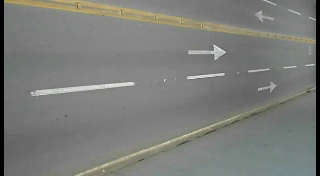
//> input picture frame 37 of images/video.avi, 320 x 176 px
$ ./main084   (built with g++ and OpenCV 4)
//> lines starting //> are read from the running program, lines starting //| are printed output that depends on the picture; after the words box and inside, x2 and y2 are one past the last pixel; in counts of white or black regions, pixels touching at a corner belong together
/*
视频分析 - 移动对象的KLT光流跟踪算法

光流跟踪方法分为稠密光流跟踪与稀疏光流跟踪算法，KLT是稀疏光流跟踪算法，这个算法最早是由Bruce D. Lucas and Takeo Kanade两位作者提出来的，所以又被称为KLT。稀疏光流算法工作有三个假设前提条件：
-	亮度恒定
-	短距离移动
-	空间一致性

OpenCV中KLT算法API及其参数解释如下：
void cv::calcOpticalFlowPyrLK(
	InputArray 	prevImg, // 前一帧图像
	InputArray 	nextImg, // 后一帧图像
	InputArray 	prevPts, // 前一帧的稀疏光流点
	InputOutputArray 	nextPts, // 后一帧光流点
	OutputArray 	status, // 输出状态，1 表示正常该点保留，否则丢弃
	OutputArray 	err, // 表示错误
	Size winSize = Size(21, 21), // 光流法对象窗口大小
	int maxLevel = 3, // 金字塔层数，0表示只检测当前图像，不构建金字塔图像
	TermCriteria 	criteria = TermCriteria(TermCriteria::COUNT+TermCriteria::EPS, 30, 0.01), // 窗口搜索时候停止条件
	int flags = 0, // 操作标志
	double 	minEigThreshold = 1e-4 // 最小特征值响应，低于最小值不做处理
)

PS:明天介绍如何绘制跟踪轨迹与删除静止点！
*/

#include <opencv2/opencv.hpp>
#include <iostream>

using namespace cv;
using namespace std;
vector<Point2f> featurePoints;
RNG rng(5000);
int main(int argc, char** argv) {
	VideoCapture capture("../images/video.avi");


	double qualityLevel = 0.01;
	int minDistance = 10;
	int blockSize = 3;
	bool useHarrisDetector = false;
	double k = 0.04;
	int maxCorners = 100;
	Mat frame, gray;

	vector<Point2f> pts[2];
	vector<uchar> status;
	vector<float> err;
	TermCriteria criteria = TermCriteria(TermCriteria::COUNT + TermCriteria::EPS, 30, 0.01);
	double derivlambda = 0.5;
	int flags = 0;

	// detect first frame and find corners in it
	Mat old_frame, old_gray;
	capture.read(old_frame);
//> old_frame is the input picture: 176 rows x 320 cols, CV_8UC3; mean B, G, R 121, 124.5, 123.3
	cvtColor(old_frame, old_gray, COLOR_BGR2GRAY);
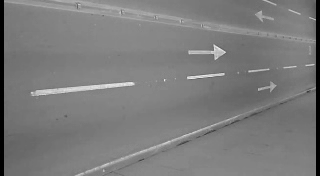
//> old_gray: 176 rows x 320 cols, CV_8UC1; min 0, max 238, mean 123.7
	goodFeaturesToTrack(old_gray, featurePoints, maxCorners, qualityLevel, minDistance, Mat(), blockSize, useHarrisDetector, k);
//> featurePoints = 69 Points (x, y), first 12: [225, 52], [314, 19], [187, 77], [213, 50], [224, 74], [31, 92], [258, 89], [314, 64], [133, 83], [164, 80], [248, 71], [189, 53]
	pts[0].insert(pts[0].end(), featurePoints.begin(), featurePoints.end());
//> pts = 2 items
	int width = capture.get(CAP_PROP_FRAME_WIDTH);
	int height = capture.get(CAP_PROP_FRAME_HEIGHT);
	Rect roi(0, 0, width, height);

	while (true) {
		bool ret = capture.read(frame);
		if (!ret) break;
		imshow("frame", frame);
		roi.x = 0;
		cvtColor(frame, gray, COLOR_BGR2GRAY);

		// calculate optical flow
		calcOpticalFlowPyrLK(old_gray, gray, pts[0], pts[1], status, err, Size(31, 31), 3, criteria, derivlambda, flags);
//> status = 69 values from 1 to 1; err = 69 values, max 0.902 at index 67, min 0.2 at index 2, mean 0.557
		size_t i, k;
		for (i = k = 0; i < pts[1].size(); i++)
		{
			// 距离与状态测量
			if (status[i]) {
				pts[0][k] = pts[0][i];
				pts[1][k++] = pts[1][i];
				int b = rng.uniform(0, 256);
				int g = rng.uniform(0, 256);
				int r = rng.uniform(0, 256);
				circle(frame, pts[1][i], 3, Scalar(b, g, r), -1, 8);
				line(frame, pts[0][i], pts[1][i], Scalar(b, g, r), 2, 8, 0);
			}
		}
//> this loop made 69 passes
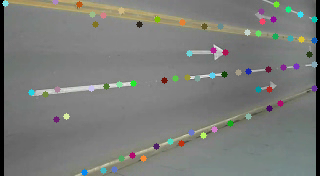
//> frame: 176 rows x 320 cols, CV_8UC3; mean B, G, R 120.7, 124.2, 122.5
		// resize 有用特征点
		pts[1].resize(k);
		pts[0].resize(k);
		imshow("result", frame);
		roi.x = width;
		char c = waitKey(50);
//> the Esc key is pressed
		if (c == 27) {
			break;
		}

		// update old
		std::swap(pts[1], pts[0]);
		cv::swap(old_gray, gray);
	}
	return 0;
}

$ run again, starting later in the video
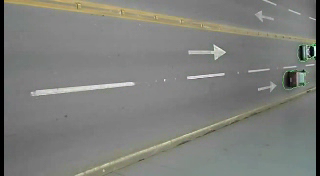
//> input picture frame 168 of images/video.avi, 320 x 176 px
//> old_frame is the input picture: 176 rows x 320 cols, CV_8UC3; mean B, G, R 122.7, 126.8, 125.5
//> featurePoints = 62 Points (x, y), first 12: [311, 55], [301, 46], [315, 45], [225, 52], [303, 70], [301, 59], [187, 77], [314, 19], [213, 50], [295, 85], [258, 89], [224, 74]
//> pts = 2 items
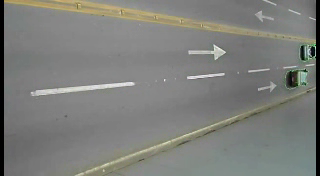
//> input picture frame 169 of images/video.avi, 320 x 176 px
//> frame is the input picture: 176 rows x 320 cols, CV_8UC3; mean B, G, R 122.8, 126.8, 125.6
//> status = 62 values from 1 to 1; err = 62 values, max 21.89 at index 2, min 0.000683 at index 28, mean 2.02
//> the loop `for (i = k = 0; i < pts[1].size(); i++)` made 62 passes
//> after the loop `for (i = k = 0; i < pts[1].size(); i++)`:
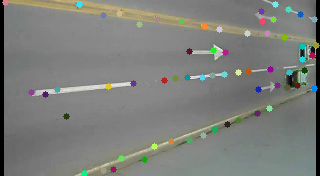
//> frame: 176 rows x 320 cols, CV_8UC3; 3.19% of pixels changed, all inside (x1, y1, x2, y2) = (2, 0, 320, 176)

$ run again, starting later in the video
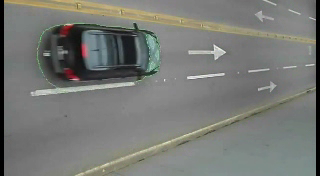
//> input picture frame 299 of images/video.avi, 320 x 176 px
//> old_frame is the input picture: 176 rows x 320 cols, CV_8UC3; mean B, G, R 117.1, 121.2, 119.4
//> featurePoints = 100 Points (x, y), first 12: [225, 52], [134, 24], [212, 49], [187, 77], [314, 19], [49, 54], [224, 74], [258, 89], [67, 52], [314, 64], [134, 37], [155, 71]
//> pts = 2 items
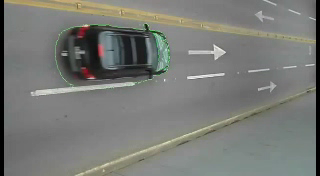
//> input picture frame 300 of images/video.avi, 320 x 176 px
//> frame is the input picture: 176 rows x 320 cols, CV_8UC3; mean B, G, R 118, 122.4, 120.7
//> status = 100 values from 1 to 1; err = 100 values, max 18.78 at index 37, min 1.33 at index 4, mean 5.19
//> the loop `for (i = k = 0; i < pts[1].size(); i++)` made 100 passes
//> after the loop `for (i = k = 0; i < pts[1].size(); i++)`:
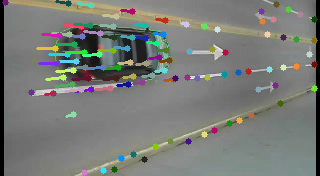
//> frame: 176 rows x 320 cols, CV_8UC3; 7.95% of pixels changed, all inside (x1, y1, x2, y2) = (2, 0, 318, 176)
